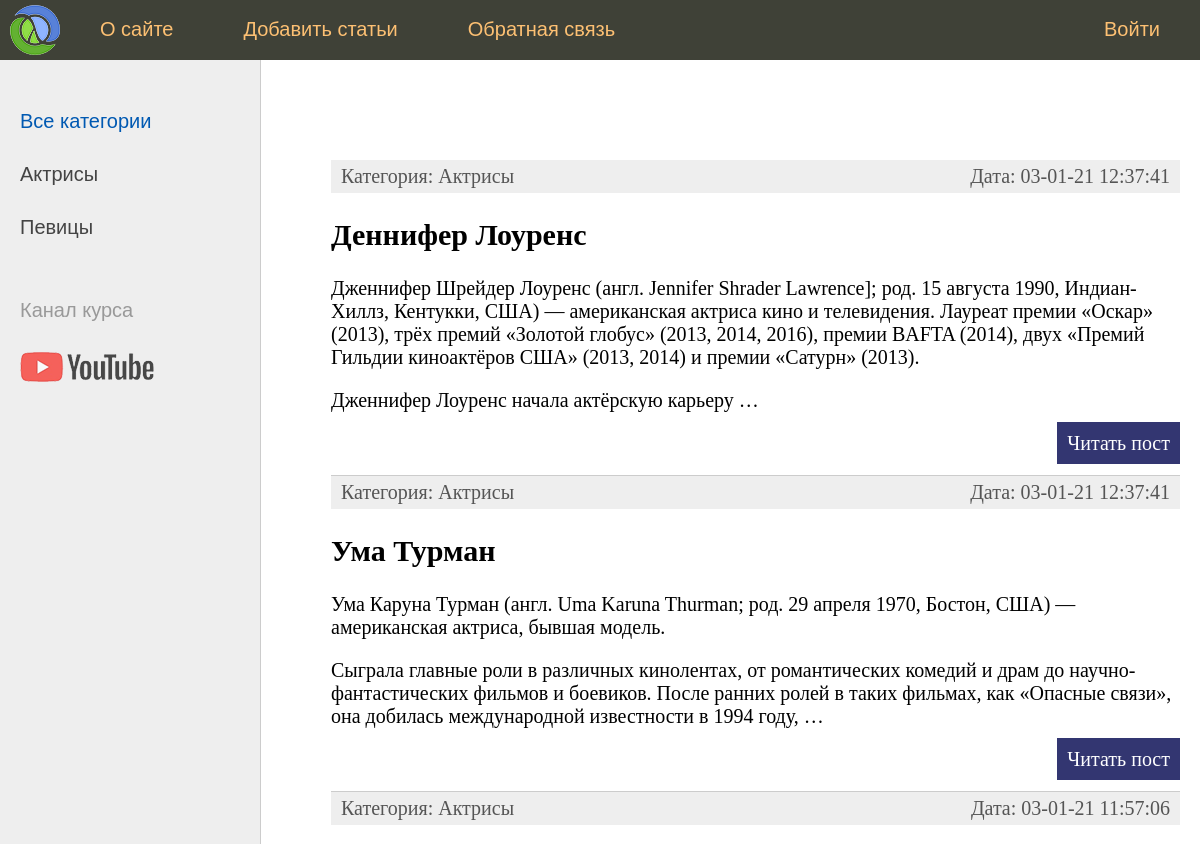
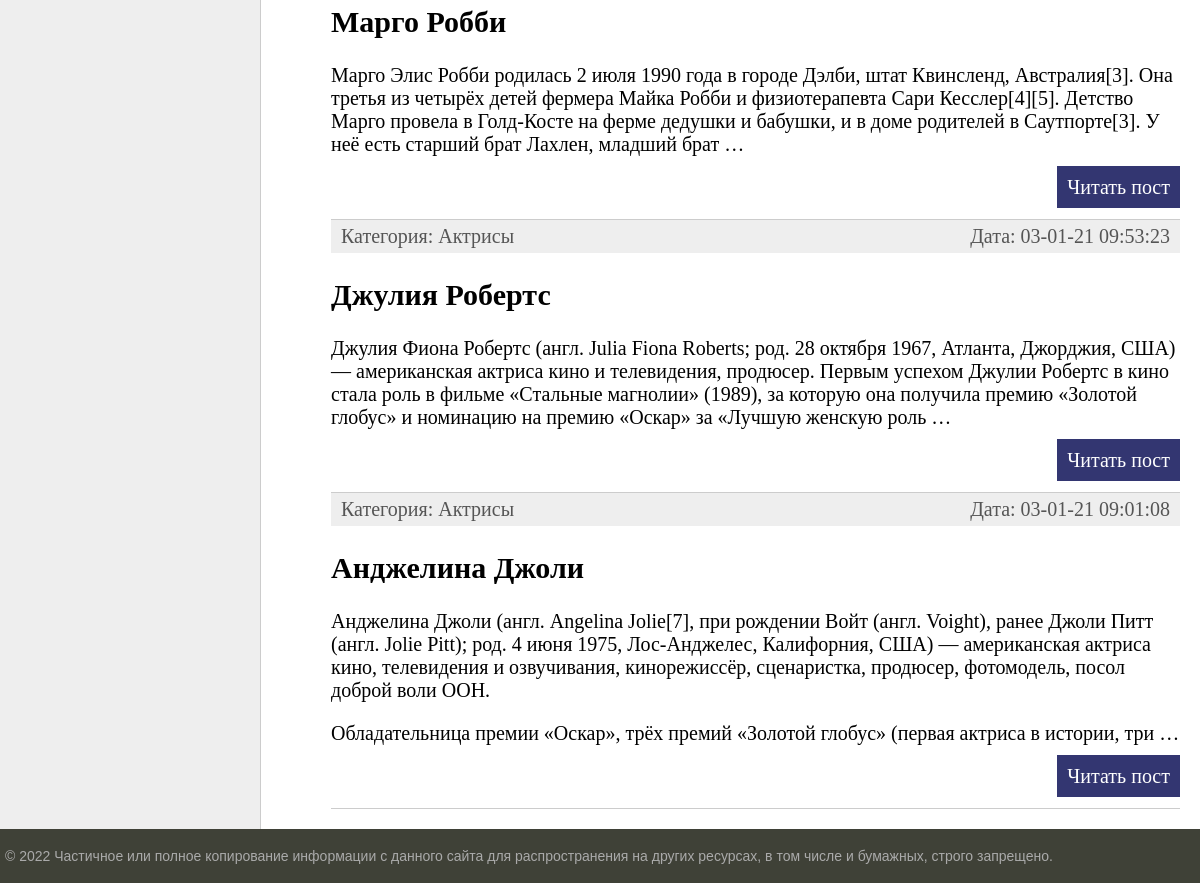
Before: / with the older database file (2 pictures, top to bottom).
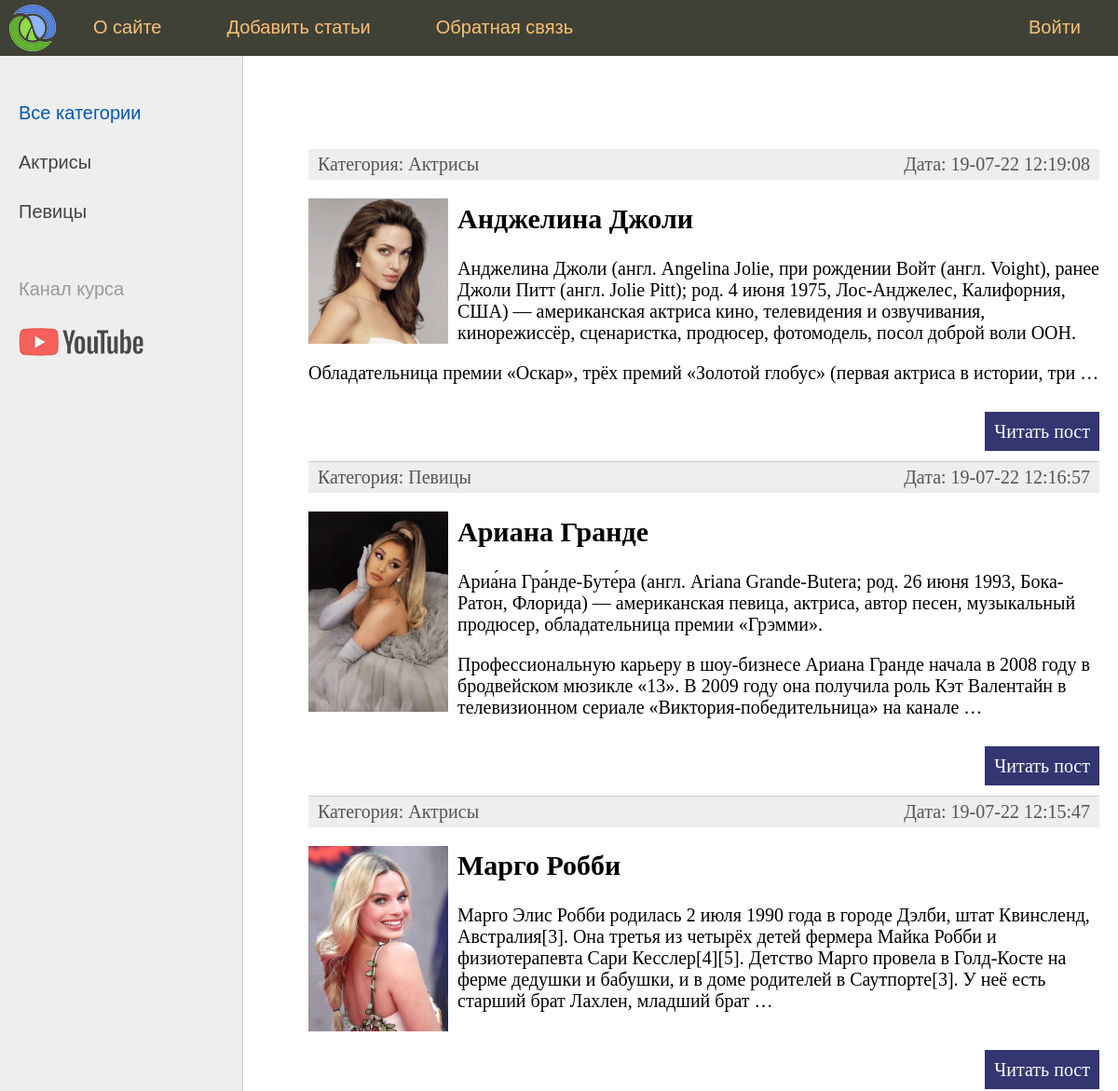
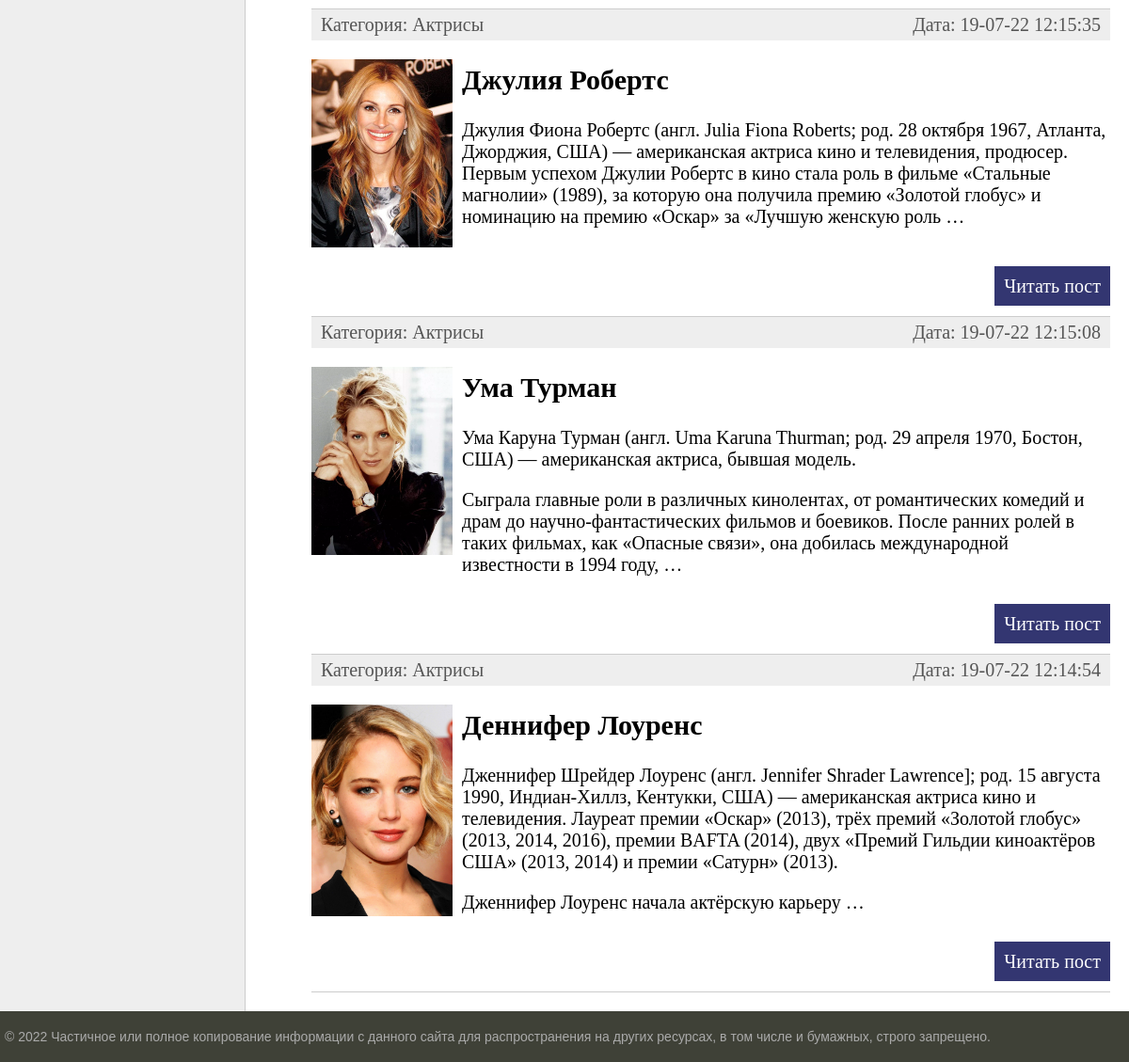
After: the same page with the newer database file (2 pictures, top to bottom).
### women/models.py (models this page shows, shortened)
class Category(models.Model):
    name = models.CharField(max_length=100, db_index=True, verbose_name = 'Категория')
    def get_absolute_url(self):
        return reverse('category', kwargs={'cat_id': self.pk})
    class Meta:
        verbose_name = 'Категория'
        verbose_name_plural = 'Категории'
        ordering = ['name']

class Women(models.Model):
    title = models.CharField(max_length=255, verbose_name='Заголовок')
    content = models.TextField(blank=True, verbose_name='Текст статьи')
    photo = models.ImageField(upload_to='photos/%Y/%m/%d/', verbose_name='Фото')
    time_create = models.DateTimeField(auto_now_add=True, verbose_name='Время создания')
    time_update = models.DateTimeField(auto_now=True, verbose_name='Последнее изменение')
    is_published = models.BooleanField(default=True, verbose_name='Публикация')
    cat = models.ForeignKey('Category', on_delete=models.PROTECT, null=True, verbose_name='Категории')
    def get_absolute_url(self):
        return reverse('post', kwargs={'post_id': self.pk})
    class Meta:
        verbose_name = 'Известные женщины'
        verbose_name_plural = 'Известные женщины'
        ordering = ['-time_update', 'title']

### women/views.py (the view)
# urls.py: path('', index, name='home'),
def index(request):
    posts = Women.objects.all()
    cats = Category.objects.all()
    context = {
        'posts': posts,
        'cats': cats,
        'menu': menu,
        'title': 'Главная страница',
        'cat_selected': 0
    }
    return render(request, 'women/index.html', context)

### women/templates/women/index.html (shortened to what this page needs)
{% extends 'women/base.html' %}
{% block content %}
<ul class="list-articles">
	{% for p in posts %}
			<li>
				<div class="article-panel">
					<p class="first">Категория: {{p.cat.name}}</p>
					<p class="last">Дата: {{p.time_update|date:"d-m-y H:i:s"}}</p>
				</div>
				{% if p.photo %}
					<p><img class="img-article-left thumb" src="{{p.photo.url}}" alt="{{p.title}}"></p>
				{% endif %}
				<h2>{{p.title}}</h2>
				{% autoescape on %}
				{{p.content|linebreaks|truncatewords:50}}
				{% endautoescape %}
				<p class="link-read-post"><a href="{{ p.get_absolute_url }}">Читать пост</a></p>
			</li>
	{% endfor %}
</ul>
{% endblock %}

### women/templates/women/base.html (shortened to what this page needs)
{% load static %}
<!DOCTYPE html>
<html>
<head>
	<link type="text/css" href="{% static 'women/css/styles.css' %}" rel="stylesheet" />
</head>
<body>
<table class="table-page" border=0 cellpadding="0" cellspacing="0">
<tr><td valign=top>
{% block mainmenu %}
		<div class="header">
			<ul id="mainmenu" class="mainmenu">
			<li class="logo"><a href="{% url 'home' %}"><div class="logo"></div></a></li>
{% for m in menu %}
	{% if not forloop.last %}
			<li><a href="{% url m.url_name %}">{{m.title}}</a></li>
	{% else %}
			<li class="last"><a href="{% url m.url_name %}">{{m.title}}</a></li>
	{% endif %}
{% endfor %}
			</ul>
		</div>
{% endblock mainmenu %}
<table class="table-content" border=0 cellpadding="0" cellspacing="0">
<tr>
	<td valign="top" class="left-chapters">
	<ul id="leftchapters">
{% if cat_selected == 0 %}
		<li class="selected">Все категории</li>
{% else %}
		<li><a href="{% url 'home' %}">Все категории</a></li>
{% endif %}
{% for c in cats %}
	{% if c.pk == cat_selected %}
		<li class="selected">{{c.name}}</li>
	{% else %}
		<li><a href="{{ c.get_absolute_url }}">{{c.name}}</a></li>
	{% endif %}
{% endfor %}
		<li class="share">
		<p>Канал курса</p>
		<a class="share-yt" href="https://www.youtube.com/channel/UClJzWfGWuGJL2t-3dYKcHTA/playlists" target="_blank" rel="nofollow"></a>
		</li>
	</ul>
</td>
<td valign="top" class="content">
	<div class="content-text">
{% block content %}
{% endblock %}
	</div>
</td></tr></table>
</td></tr>
<tr><td valign=top>
	<div id="footer">
		<p>&copy; 2022 Частичное или полное копирование информации с данного сайта для распространения на других ресурсах, в том числе и бумажных, строго запрещено.</p>
	</div>
</td></tr></table>
</body>
</html>

### women/static/women/css/styles.css (style rules this page uses)
html, body { font-family: 'Arial'; margin: 0; padding: 0; height: 100%; width: 100%; color: #444; }
a { color: #0059b2; text-decoration: none; }
img { max-width: 600px; height: auto; }
img.img-article-left { max-width: 300px; height: auto; float: left; padding: 0 10px 10px 0; }
img.img-article-left.thumb { max-width: 150px; height: auto; }
p.link-read-post { text-align: right; }
p.link-read-post a { padding: 10px; min-width: 100px; background: #333671; color: #fff; text-decoration: none; }
div.article-panel { background: #eee; padding: 5px 10px 5px 10px; box-sizing border-box; overflow: hidden; color: #555; }
div.article-panel p.first { margin: 0; float: left; }
div.article-panel p.last { margin: 0; float: right; }
ul.list-articles { list-style: none; margin: 0; padding: 0; }
ul.list-articles li { border-bottom: 1px solid #ccc; }
.table-page { width: 100%; height: 100%; vertical-align: top; }
.table-page tr { height: 100%; }
.header { background: #3F4137; height: 60px; }
.logo { background: url('../images/logo.png') no-repeat 10px 5px; width: 70px; height: 60px; }
ul.mainmenu { list-style: none; margin: 0; padding: 0; height: 60px; color: #fdc073; font-size: 20px; overflow: hidden; }
ul.mainmenu li { float: left; margin: 18px 40px 0 30px; }
ul.mainmenu li.logo { margin: 0; }
ul.mainmenu li.last { float: right; }
ul.mainmenu li a { color: #fdc073; text-decoration: none; }
.table-content { width: 100%; min-height: 100%; height: 100%; }
.left-chapters { margin: 0; background: #eee; border-right: 1px solid #ccc; min-height: 100%; }
.left-chapters ul { width: 230px; min-height: 100%; margin: 0; padding: 20px 10px 10px 20px; list-style: none; font-size: 20px; }
.left-chapters ul li { margin: 30px 0 0 0; color: #999; }
.left-chapters ul li.selected { color: #0059b2; }
.left-chapters ul li a { color: #444; text-decoration: none; }
.left-chapters ul li.share { margin: 60px 0 0 0; }
.left-chapters ul li.share p { margin: 30px 0 30px 0; }
.left-chapters ul li.share a { display: inline-block; width: 40px; height: 40px; margin: 0 20px 0 0; }
.left-chapters ul li.share a.share-yt { width: 100%; height: 30px; background: url('../images/share_yt.png') no-repeat 0 0 }
.content { padding: 40px 20px 20px 40px; width: 100%; box-sizing: border-box; }
.content-text { margin: 60px 0 0 30px; color: #000; font-size: 20px; font-family: Yandex Sans Display Light; }
#footer { box-sizing: border-box; background: #3F4137; padding: 5px; color: #aaa; font-size: 14px; font-family: Verdana, Geneva, Arial, Helvetica; text-align: left; overflow: hidden; }

Changed rows visible on the page:
changed Women "Анджелина Джоли": time_update "03-01-21 09:01:08" → "19-07-22 12:19:08"; photo: picture added; content "Анджелина Джоли (англ. Angelina Jolie[7], при рождении Войт (англ.…" → "Анджелина Джоли (англ. Angelina Jolie, при рождении Войт (англ.…"; moves up the list
added Women: cat.name "Певицы", time_update "19-07-22 12:16:57", photo (picture), title "Ариана Гранде", content "Ариа́на Гра́нде-Буте́ра (англ. Ariana Grande-Butera; род. 26 июня 1993, Бока-Ратон, Флорида) — американская певица, актриса, автор песен, музыкальный продюсер, обладательница премии «Грэмми». Профессиональную карьеру в шоу-бизнесе Ариана Гранде начала в 2008 году в бродвейском мюзикле «13». В 2009 году она получила роль Кэт Валентайн в телевизионном сериале «Виктория-победительница» на канале …"
changed Women "Марго Робби": time_update "03-01-21 11:57:06" → "19-07-22 12:15:47"; photo: picture added
changed Women "Джулия Робертс": time_update "03-01-21 09:53:23" → "19-07-22 12:15:35"; photo: picture added
changed Women "Ума Турман": time_update "03-01-21 12:37:41" → "19-07-22 12:15:08"; photo: picture added; moves down the list
changed Women "Деннифер Лоуренс": time_update "03-01-21 12:37:41" → "19-07-22 12:14:54"; photo: picture added; moves down the list
